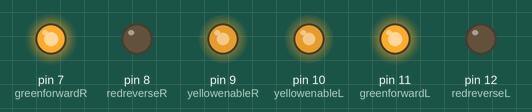
Simulated run of this sketch. Board: Arduino Uno, built with avr-gcc and run on an emulated ATmega328P. On the bench: output pins drawn as LEDs (lit = HIGH).

Above: at 0.05 s.
At 3.95 s:
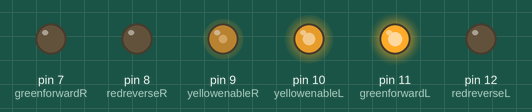
At 9.95 s:
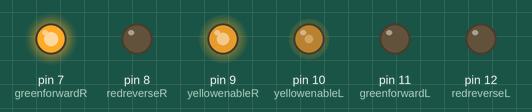
Timing chart, 0 to 13.0 s (numbered marks = the images above):
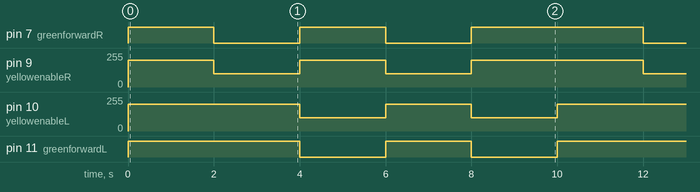

The sketch:

Story_5_checked.ino
```cpp
// C++ code
// Story_5

int redreverseL = 12;
int greenforwardL = 11;
int yellowenableL = 10;

int yellowenableR = 9;
int redreverseR = 8;
int greenforwardR = 7;

// make a function to make it go forwards
void goForwards()
{
  analogWrite(yellowenableL, 200); // Turn left enable on
  analogWrite(yellowenableR, 200); // Turn right enable on
  digitalWrite(greenforwardL, HIGH);
  digitalWrite(greenforwardR, HIGH);
  digitalWrite(redreverseL, LOW);
  digitalWrite(redreverseR, LOW);
}

// make a function to make it go left
void goLeft()
{
  analogWrite(yellowenableL, 200); // Turn left enable on faster
  analogWrite(yellowenableR, 100); // Turn right enable on slower
  digitalWrite(greenforwardL, HIGH);
  digitalWrite(greenforwardR, LOW);
  digitalWrite(redreverseL, LOW);
  digitalWrite(redreverseR, LOW);
}

// make a function to make it go right
void goRight()
{
  analogWrite(yellowenableL, 100); // Turn left enable on slower
  analogWrite(yellowenableR, 200); // Turn right enable on faster
  digitalWrite(greenforwardL, LOW);
  digitalWrite(greenforwardR, HIGH);
  digitalWrite(redreverseL, LOW);
  digitalWrite(redreverseR, LOW);
}

// make a function to make it stop
void stopMoving()
{
  analogWrite(yellowenableL, 0); // left enable off
  analogWrite(yellowenableR, 0); // right enable off
  digitalWrite(greenforwardL, LOW);
  digitalWrite(greenforwardR, LOW);
  digitalWrite(redreverseL, LOW);
  digitalWrite(redreverseR, LOW);
}

// make a function to make it reverse
void goBack()
{
  analogWrite(yellowenableL, 200); // Turn left enable on
  analogWrite(yellowenableR, 200); // Turn right enable on
  digitalWrite(greenforwardL, LOW);
  digitalWrite(greenforwardR, LOW);
  digitalWrite(redreverseL, HIGH);
  digitalWrite(redreverseR, HIGH);
}

// make a function to stop and turn off
void stopandturnoff()
{
  analogWrite(yellowenableL, 0); // Turn left enable off
  analogWrite(yellowenableR, 0); // Turn right enable off
  digitalWrite(greenforwardL, LOW);
  digitalWrite(greenforwardR, LOW);
  digitalWrite(redreverseL, LOW);
  digitalWrite(redreverseR, LOW);
}


void setup()
{
  pinMode(redreverseL, OUTPUT);
  pinMode(greenforwardL, OUTPUT);
  pinMode(yellowenableL, OUTPUT);

  pinMode(yellowenableR, OUTPUT);
  pinMode(greenforwardR, OUTPUT);
  pinMode(redreverseR, OUTPUT);
}

void loop()
{
  //(1000) = 1000 millisecond(s) = 1 second
  //(2000) = 2000 millisecond(s) = 2 seconds
  //(5000) = 5000 millisecond(s) = 5 seconds

  // go forwards for 2 seconds
  goForwards();  // Call the function to start forwards motion
  delay(2000); // for 2 seconds

  // go left for 2 seconds
  goLeft();  // Call the function to go left
  delay(2000); // for 2 seconds

  // go right for 2 seconds
  goRight();  // Call the function to go right
  delay(2000); // for 2 seconds

  // go left for 2 seconds
  goLeft();  // Call the function to go left
  delay(2000); // for 2 seconds

  // go right for 2 seconds
  goRight();  // Call the function to go right
  delay(2000); // for 2 seconds

}  
```

Measured:
- by itself, pin 7 (greenforwardR), pin 11 (greenforwardL): repeats every 10.0 s: LOW 2.0 s, HIGH 2.0 s, LOW 2.0 s, HIGH 4.0 s
- by itself, pin 9 (yellowenableR), pin 10 (yellowenableL): repeats every 10.0 s: 100/255 2.0 s, 200/255 2.0 s, 100/255 2.0 s, 200/255 4.0 s
